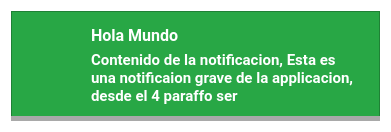
<?xml version="1.0" encoding="UTF-8"?>
<ui version="4.0">
 <class>NotificationModal</class>
 <widget class="QWidget" name="NotificationModal">
  <property name="windowModality">
   <enum>Qt::WindowModal</enum>
  </property>
  <property name="geometry">
   <rect>
    <x>0</x>
    <y>0</y>
    <width>391</width>
    <height>129</height>
   </rect>
  </property>
  <property name="sizePolicy">
   <sizepolicy hsizetype="Preferred" vsizetype="Maximum">
    <horstretch>0</horstretch>
    <verstretch>0</verstretch>
   </sizepolicy>
  </property>
  <property name="font">
   <font>
    <family>Noto Serif</family>
    <pointsize>11</pointsize>
    <weight>75</weight>
    <bold>true</bold>
   </font>
  </property>
  <property name="contextMenuPolicy">
   <enum>Qt::NoContextMenu</enum>
  </property>
  <property name="windowTitle">
   <string>Sistema SCADA</string>
  </property>
  <property name="windowIcon">
   <iconset>
    <normaloff>../../../../../.designer/if_16_1751363.ico</normaloff>../../../../../.designer/if_16_1751363.ico</iconset>
  </property>
  <property name="styleSheet">
   <string notr="true">background-color: rgb(255, 255, 255);</string>
  </property>
  <property name="inputMethodHints">
   <set>Qt::ImhSensitiveData</set>
  </property>
  <layout class="QVBoxLayout" name="verticalLayout">
   <item>
    <widget class="QFrame" name="MainFrame">
     <property name="minimumSize">
      <size>
       <width>240</width>
       <height>110</height>
      </size>
     </property>
     <property name="styleSheet">
      <string notr="true">background-color:#28a745;</string>
     </property>
     <property name="frameShape">
      <enum>QFrame::StyledPanel</enum>
     </property>
     <property name="frameShadow">
      <enum>QFrame::Raised</enum>
     </property>
     <widget class="QLabel" name="lblIcon">
      <property name="geometry">
       <rect>
        <x>7</x>
        <y>21</y>
        <width>70</width>
        <height>81</height>
       </rect>
      </property>
      <property name="text">
       <string/>
      </property>
      <property name="pixmap">
       <pixmap resource="../resources/resources.qrc">:/source/img/warningNotify.png</pixmap>
      </property>
      <property name="scaledContents">
       <bool>false</bool>
      </property>
      <property name="alignment">
       <set>Qt::AlignCenter</set>
      </property>
     </widget>
     <widget class="QScrollArea" name="lblTitleScroll">
      <property name="geometry">
       <rect>
        <x>75</x>
        <y>10</y>
        <width>151</width>
        <height>24</height>
       </rect>
      </property>
      <property name="minimumSize">
       <size>
        <width>65</width>
        <height>20</height>
       </size>
      </property>
      <property name="maximumSize">
       <size>
        <width>167772</width>
        <height>167772</height>
       </size>
      </property>
      <property name="font">
       <font>
        <family>Roboto</family>
        <pointsize>12</pointsize>
        <weight>75</weight>
        <bold>true</bold>
       </font>
      </property>
      <property name="frameShape">
       <enum>QFrame::NoFrame</enum>
      </property>
      <property name="frameShadow">
       <enum>QFrame::Plain</enum>
      </property>
      <property name="lineWidth">
       <number>0</number>
      </property>
      <property name="verticalScrollBarPolicy">
       <enum>Qt::ScrollBarAsNeeded</enum>
      </property>
      <property name="horizontalScrollBarPolicy">
       <enum>Qt::ScrollBarAlwaysOff</enum>
      </property>
      <property name="widgetResizable">
       <bool>true</bool>
      </property>
      <widget class="QWidget" name="ScrollTitleLayout">
       <property name="geometry">
        <rect>
         <x>0</x>
         <y>0</y>
         <width>151</width>
         <height>24</height>
        </rect>
       </property>
       <layout class="QVBoxLayout">
        <property name="spacing">
         <number>0</number>
        </property>
        <property name="leftMargin">
         <number>0</number>
        </property>
        <property name="topMargin">
         <number>0</number>
        </property>
        <property name="rightMargin">
         <number>0</number>
        </property>
        <property name="bottomMargin">
         <number>0</number>
        </property>
        <item>
         <widget class="QLabel" name="txtNombre">
          <property name="maximumSize">
           <size>
            <width>16666672</width>
            <height>16666672</height>
           </size>
          </property>
          <property name="font">
           <font>
            <family>Roboto</family>
            <pointsize>12</pointsize>
            <weight>75</weight>
            <bold>true</bold>
           </font>
          </property>
          <property name="styleSheet">
           <string notr="true">color:white;</string>
          </property>
          <property name="lineWidth">
           <number>0</number>
          </property>
          <property name="text">
           <string>Hola Mundo</string>
          </property>
          <property name="alignment">
           <set>Qt::AlignLeading|Qt::AlignLeft|Qt::AlignTop</set>
          </property>
          <property name="wordWrap">
           <bool>true</bool>
          </property>
          <property name="margin">
           <number>0</number>
          </property>
          <property name="indent">
           <number>5</number>
          </property>
         </widget>
        </item>
       </layout>
      </widget>
     </widget>
     <widget class="QScrollArea" name="lblContentScroll">
      <property name="geometry">
       <rect>
        <x>75</x>
        <y>35</y>
        <width>271</width>
        <height>64</height>
       </rect>
      </property>
      <property name="minimumSize">
       <size>
        <width>65</width>
        <height>20</height>
       </size>
      </property>
      <property name="maximumSize">
       <size>
        <width>167772</width>
        <height>167772</height>
       </size>
      </property>
      <property name="font">
       <font>
        <family>Roboto</family>
        <pointsize>12</pointsize>
        <weight>75</weight>
        <bold>true</bold>
       </font>
      </property>
      <property name="frameShape">
       <enum>QFrame::NoFrame</enum>
      </property>
      <property name="frameShadow">
       <enum>QFrame::Plain</enum>
      </property>
      <property name="lineWidth">
       <number>0</number>
      </property>
      <property name="verticalScrollBarPolicy">
       <enum>Qt::ScrollBarAsNeeded</enum>
      </property>
      <property name="horizontalScrollBarPolicy">
       <enum>Qt::ScrollBarAlwaysOff</enum>
      </property>
      <property name="widgetResizable">
       <bool>true</bool>
      </property>
      <widget class="QWidget" name="ScrollContentLayout">
       <property name="geometry">
        <rect>
         <x>0</x>
         <y>0</y>
         <width>254</width>
         <height>77</height>
        </rect>
       </property>
       <layout class="QVBoxLayout" name="_2">
        <property name="spacing">
         <number>0</number>
        </property>
        <property name="leftMargin">
         <number>0</number>
        </property>
        <property name="topMargin">
         <number>0</number>
        </property>
        <property name="rightMargin">
         <number>0</number>
        </property>
        <property name="bottomMargin">
         <number>0</number>
        </property>
        <item>
         <widget class="QLabel" name="txtContent">
          <property name="maximumSize">
           <size>
            <width>16666672</width>
            <height>16666672</height>
           </size>
          </property>
          <property name="font">
           <font>
            <family>Roboto</family>
            <pointsize>11</pointsize>
            <weight>75</weight>
            <bold>true</bold>
           </font>
          </property>
          <property name="styleSheet">
           <string notr="true">color:white;</string>
          </property>
          <property name="lineWidth">
           <number>0</number>
          </property>
          <property name="text">
           <string>Contenido de la notificacion, Esta es una notificaion grave de la applicacion, desde el 4 paraffo ser</string>
          </property>
          <property name="alignment">
           <set>Qt::AlignLeading|Qt::AlignLeft|Qt::AlignTop</set>
          </property>
          <property name="wordWrap">
           <bool>true</bool>
          </property>
          <property name="margin">
           <number>0</number>
          </property>
          <property name="indent">
           <number>5</number>
          </property>
         </widget>
        </item>
       </layout>
      </widget>
     </widget>
     <widget class="QPushButton" name="btnExit">
      <property name="geometry">
       <rect>
        <x>345</x>
        <y>5</y>
        <width>24</width>
        <height>24</height>
       </rect>
      </property>
      <property name="text">
       <string/>
      </property>
      <property name="icon">
       <iconset resource="../resources/resources.qrc">
        <normaloff>:/source/img/exitNotify.png</normaloff>:/source/img/exitNotify.png</iconset>
      </property>
      <property name="iconSize">
       <size>
        <width>24</width>
        <height>24</height>
       </size>
      </property>
      <property name="flat">
       <bool>true</bool>
      </property>
     </widget>
     <widget class="QProgressBar" name="progressBar">
      <property name="geometry">
       <rect>
        <x>0</x>
        <y>105</y>
        <width>371</width>
        <height>5</height>
       </rect>
      </property>
      <property name="styleSheet">
       <string notr="true">QProgressBar {
     border: none;
     background-color:transparent;
 }

 QProgressBar::chunk {
     background-color: #A9A9A9;
     width: 20px;
 }</string>
      </property>
      <property name="value">
       <number>100</number>
      </property>
      <property name="format">
       <string/>
      </property>
     </widget>
    </widget>
   </item>
  </layout>
 </widget>
 <resources>
  <include location="../resources/resources.qrc"/>
 </resources>
 <connections/>
</ui>
